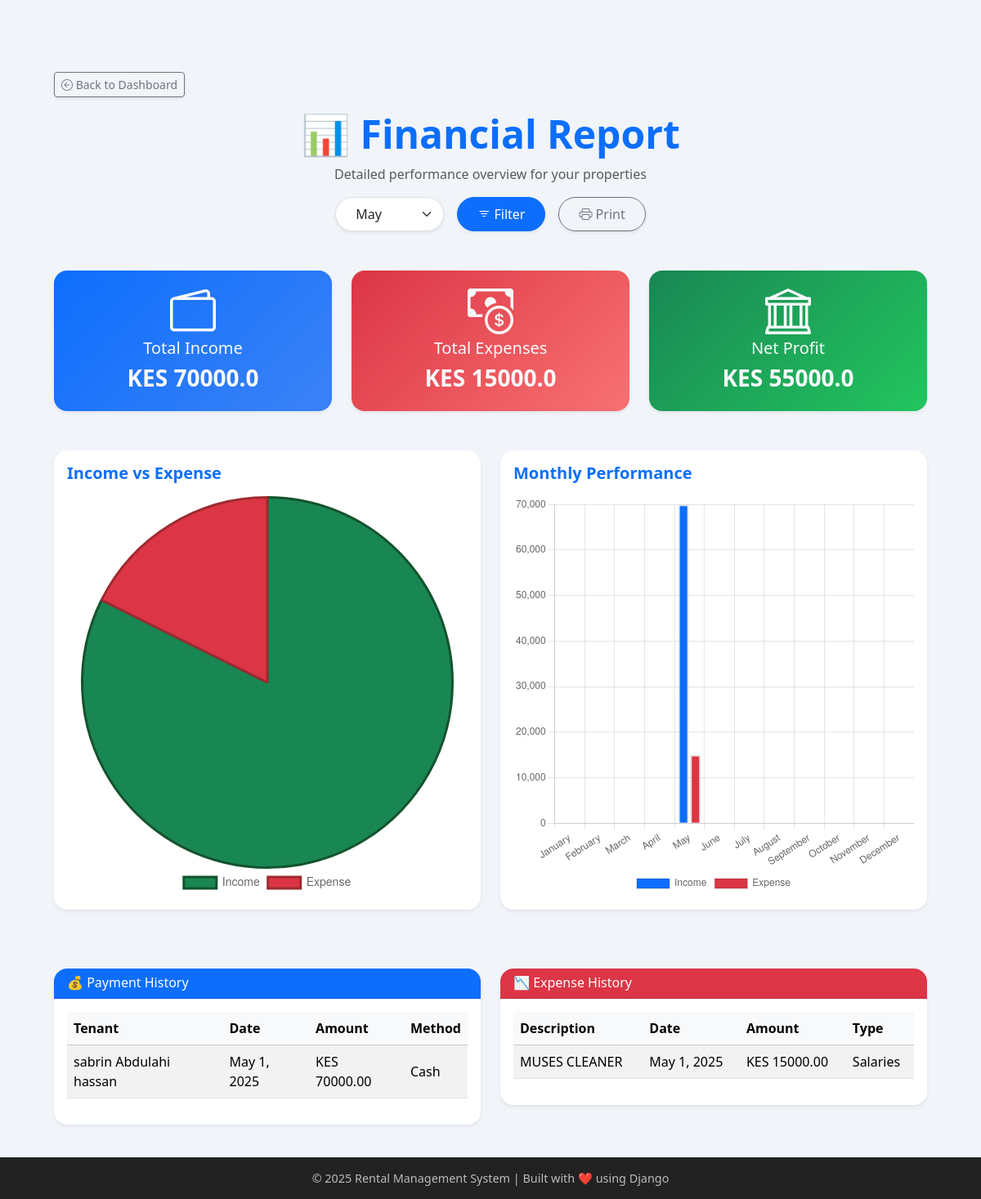
/financial-report/ (signed in), run on an earlier commit of the app's database.
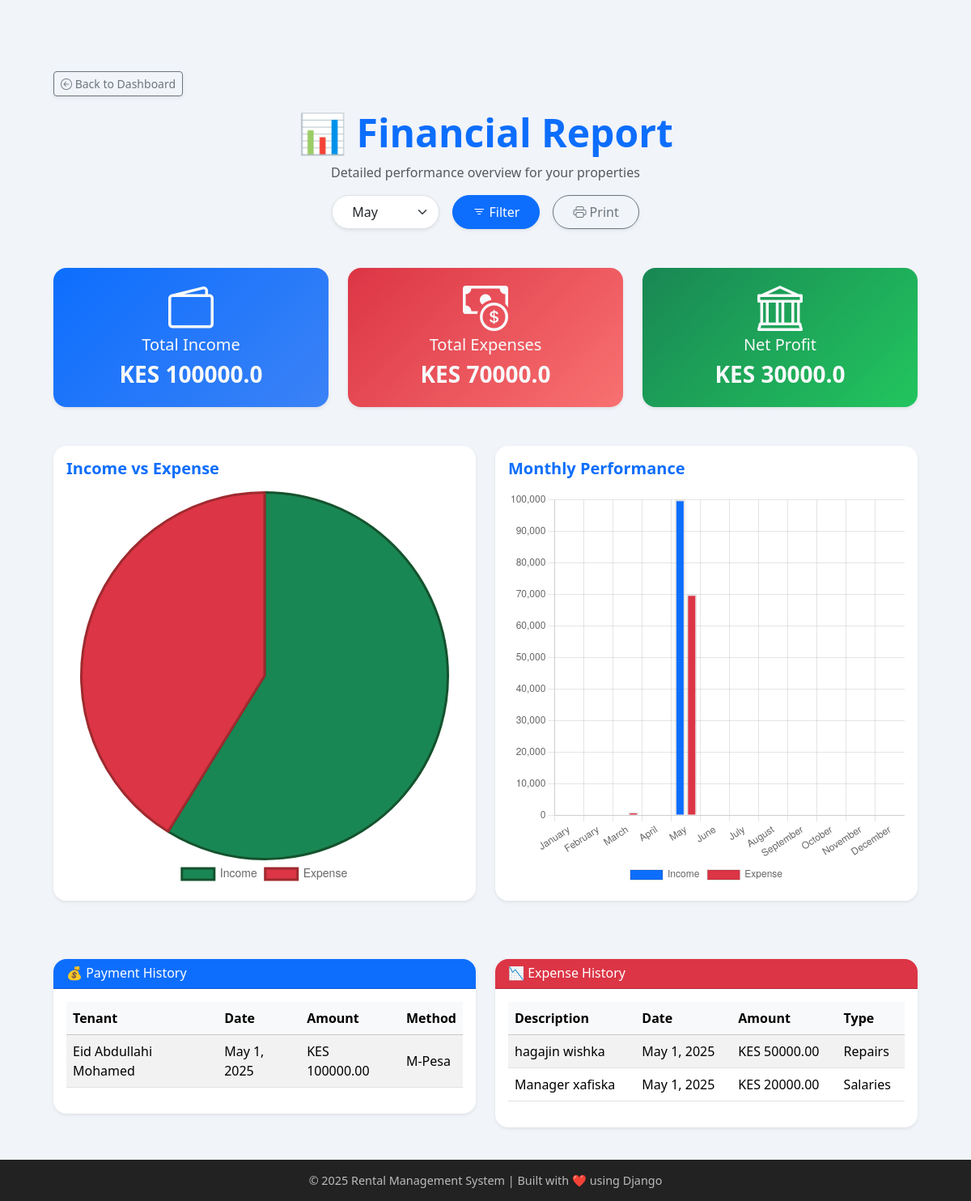
And on a later commit of the database.
### users/models.py (models this page shows, shortened)
class Payment(models.Model):
    user = models.ForeignKey(User, on_delete=models.CASCADE, related_name='payment')
    tenant = models.ForeignKey('Tenant', on_delete=models.CASCADE)
    payment_date = models.DateField(default=timezone.now)
    amount_paid = models.DecimalField(max_digits=10, decimal_places=2)
    receipt = models.FileField(upload_to="receipts/", blank=True, null=True)
    PAYMENT_METHODS = [
        ('M-Pesa', 'M-Pesa'),
        ('Bank', 'Bank Transfer'),
        ('Cash', 'Cash'),
    ]
    payment_method = models.CharField(max_length=10, choices=PAYMENT_METHODS)
    STATUS_CHOICES = [
        ('Paid', 'Paid'),
        ('Pending', 'Pending'),
        ('Overdue', 'Overdue'),
    ]
    status = models.CharField(max_length=10, choices=STATUS_CHOICES, default='Pending')

class Tenant(models.Model):
    user = models.ForeignKey(User, on_delete=models.CASCADE, related_name='tenant')
    name = models.CharField(max_length=255)
    email = models.EmailField(unique=True)
    phone = models.CharField(max_length=20)
    property = models.ForeignKey(Property, related_name='tenants', on_delete=models.CASCADE,blank=True,null=True)
    move_in_date = models.DateField()
    rent_amount = models.DecimalField(max_digits=10, decimal_places=2)
    id_document = models.FileField(upload_to='tenant_documents/', blank=True, null=True)
    unit_number = models.CharField(max_length=50, blank=True, null=True)

class Expense(models.Model):
    user = models.ForeignKey(User, on_delete=models.CASCADE, related_name='expense')
    EXPENSE_TYPES = [
        ('Maintenance', 'Maintenance'),
        ('Salaries', 'Salaries'),
        ('Utilities', 'Utilities'),
        ('Repairs', 'Repairs'),
        ('Other', 'Other'),
    ]
    receipt = models.FileField(upload_to="receipts/", blank=True, null=True)
    expense_type = models.CharField(max_length=50, choices=EXPENSE_TYPES)
    amount = models.DecimalField(max_digits=10, decimal_places=2)
    expense_date = models.DateField(default=timezone.now)
    description = models.TextField(blank=True, null=True)

### users/views.py (the view)
# urls.py: path('financial-report/', views.financial_report, name='financial_report'),
@login_required
@login_required
def financial_report(request):
    month = request.GET.get('month')
    try:
        selected_month = int(month) if month else timezone.now().month
    except ValueError:
        selected_month = timezone.now().month
    year = timezone.now().year
    user = request.user  # Get the logged-in user
    payments = Payment.objects.filter(payment_date__month=selected_month, payment_date__year=year, user=user)
    expenses = Expense.objects.filter(expense_date__month=selected_month, expense_date__year=year, user=user)
    total_income = payments.aggregate(total=Sum('amount_paid'))['total'] or 0
    total_expenses = expenses.aggregate(total=Sum('amount'))['total'] or 0
    net_profit = total_income - total_expenses
    total_income = float(total_income)
    total_expenses = float(total_expenses)
    net_profit = float(net_profit)
    monthly_labels = [calendar.month_name[i] for i in range(1, 13)]
    income_data = [
        float(Payment.objects.filter(payment_date__month=i, payment_date__year=year, user=user).aggregate(Sum('amount_paid'))['amount_paid__sum'] or 0)
        for i in range(1, 13)
    ]
    expense_data = [
        float(Expense.objects.filter(expense_date__month=i, expense_date__year=year, user=user).aggregate(Sum('amount'))['amount__sum'] or 0)
        for i in range(1, 13)
    ]
    month_choices = [(i, calendar.month_name[i]) for i in range(1, 13)]
    context = {
        'selected_month': selected_month,
        'month_choices': month_choices,
        'payments': payments,
        'expenses': expenses,
        'report_summary': {
            'total_income': total_income,
            'total_expenses': total_expenses,
            'net_profit': net_profit,
            'chart_labels': json.dumps(monthly_labels),
            'chart_income': json.dumps(income_data),
            'chart_expense': json.dumps(expense_data),
        }
    }
    return render(request, 'tenant/financial_report.html', context)

### users/templates/tenant/financial_report.html (shortened to what the changed rows need)
{% extends "users/base.html" %}
{% block content %}
<div class="container mt-5 px-3">
    <div class="text-center mb-5">
        <h1 class="fw-bold display-5 text-primary">📊 Financial Report</h1>
    </div>
    <div class="row g-4 mb-5">
        <div class="col-md-4">
            <div class="card shadow-sm border-0 rounded-4" style="background: linear-gradient(135deg, #0d6efd, #3b82f6);">
                <div class="card-body text-center text-light">
                    <i class="bi bi-wallet2 display-4 mb-3"></i>
                    <h5>Total Income</h5>
                    <h3 class="fw-bold">KES {{ report_summary.total_income }}</h3>
                </div>
            </div>
        </div>
        <div class="col-md-4">
            <div class="card shadow-sm border-0 rounded-4" style="background: linear-gradient(135deg, #dc3545, #f87171);">
                <div class="card-body text-center text-light">
                    <i class="bi bi-cash-coin display-4 mb-3"></i>
                    <h5>Total Expenses</h5>
                    <h3 class="fw-bold">KES {{ report_summary.total_expenses }}</h3>
                </div>
            </div>
        </div>
        <div class="col-md-4">
            <div class="card shadow-sm border-0 rounded-4" style="background: linear-gradient(135deg, #198754, #22c55e);">
                <div class="card-body text-center text-light">
                    <i class="bi bi-bank display-4 mb-3"></i>
                    <h5>Net Profit</h5>
                    <h3 class="fw-bold">KES {{ report_summary.net_profit }}</h3>
                </div>
            </div>
        </div>
    </div>
    <div class="row mb-5">
        <div class="col-md-6 mb-4">
            <div class="bg-white p-3 rounded-4 shadow-sm">
                <h5 class="text-primary mb-3 fw-semibold">Income vs Expense</h5>
                <canvas id="pieChart" height="300"></canvas>
            </div>
        </div>
        <div class="col-md-6 mb-4">
            <div class="bg-white p-3 rounded-4 shadow-sm">
                <h5 class="text-primary mb-3 fw-semibold">Monthly Performance</h5>
                <canvas id="barChart" height="300"></canvas>
            </div>
        </div>
    </div>
    <div class="row g-4">
        <div class="col-md-6">
            <div class="card border-0 shadow-sm rounded-4">
                <div class="card-body table-responsive">
                    <table class="table table-striped align-middle">
                        <thead class="table-light">
                            <tr><th>Tenant</th><th>Date</th><th>Amount</th><th>Method</th></tr>
                        </thead>
                        <tbody>
                            {% for p in payments %}
                            <tr>
                                <td>{{ p.tenant.name }}</td>
                                <td>{{ p.payment_date }}</td>
                                <td>KES {{ p.amount_paid }}</td>
                                <td>{{ p.payment_method }}</td>
                            </tr>
                            {% empty %}
                            <tr><td colspan="4" class="text-center text-muted">No payments this month.</td></tr>
                            {% endfor %}
                        </tbody>
                    </table>
                </div>
            </div>
        </div>
        <div class="col-md-6">
            <div class="card border-0 shadow-sm rounded-4">
                <div class="card-body table-responsive">
                    <table class="table table-striped align-middle">
                        <thead class="table-light">
                            <tr><th>Description</th><th>Date</th><th>Amount</th><th>Type</th></tr>
                        </thead>
                        <tbody>
                            {% for e in expenses %}
                            <tr>
                                <td>{{ e.description }}</td>
                                <td>{{ e.expense_date }}</td>
                                <td>KES {{ e.amount }}</td>
                                <td>{{ e.expense_type }}</td>
                            </tr>
                            {% empty %}
                            <tr><td colspan="4" class="text-center text-muted">No expenses this month.</td></tr>
                            {% endfor %}
                        </tbody>
                    </table>
                </div>
            </div>
        </div>
    </div>
</div>
<script>
const pieCtx = document.getElementById('pieChart').getContext('2d');
new Chart(pieCtx, {
    type: 'pie',
    data: {
        labels: ['Income', 'Expense'],
        datasets: [{
            data: [{{ report_summary.total_income }}, {{ report_summary.total_expenses }}],
            backgroundColor: ['#198754', '#dc3545'],
            borderColor: ['#14532d', '#9e2a2f'],
            borderWidth: 3
        }]
    },
    options: {
        responsive: true,
        plugins: {
            legend: {
                position: 'bottom',
                labels: { font: { size: 14 } }
            }
        }
    }
});
const barCtx = document.getElementById('barChart').getContext('2d');
new Chart(barCtx, {
    type: 'bar',
    data: {
        labels: {{ report_summary.chart_labels|safe }},
        datasets: [
            {
                label: 'Income',
                data: {{ report_summary.chart_income|safe }},
                backgroundColor: '#0d6efd',
                borderWidth: 2
            },
            {
                label: 'Expense',
                data: {{ report_summary.chart_expense|safe }},
                backgroundColor: '#dc3545',
                borderWidth: 2
            }
        ]
    },
    options: {
        responsive: true,
        scales: {
            y: {
                beginAtZero: true
            }
        },
        plugins: {
            legend: {
                position: 'bottom'
            }
        }
    }
});
</script>
{% endblock %}

What changed in the data, as far as the page shows it:
removed Payment: tenant.name "sabrin Abdulahi hassan", payment_date "May 1, 2025", amount_paid "70000.00", payment_method "Cash"
removed Expense: description "MUSES CLEANER", expense_date "May 1, 2025", amount "15000.00", expense_type "Salaries"
added Payment: tenant.name "Eid Abdullahi Mohamed", payment_date "May 1, 2025", amount_paid "100000.00", payment_method "M-Pesa"
added Expense: description "hagajin wishka", expense_date "May 1, 2025", amount "50000.00", expense_type "Repairs"
added Expense: description "Manager xafiska", expense_date "May 1, 2025", amount "20000.00", expense_type "Salaries"
Also different on the page:
{{ report_summary.total_income }}: "70000.0" → "100000.0"
{{ report_summary.total_expenses }}: "15000.0" → "70000.0"
{{ report_summary.net_profit }}: "55000.0" → "30000.0"
chart data {{ report_summary.total_income }}: 70000.0 → 100000.0
chart data {{ report_summary.total_expenses }}: 15000.0 → 70000.0
chart data {{ report_summary.chart_income|safe }}: [0.0, 0.0, 0.0, 0.0, 70000.0, 0.0, 0.0, 0.0, 0.0, 0.0, 0.0, 0.0] → [0.0, 0.0, 0.0, 0.0, 100000.0, 0.0, 0.0, 0.0, 0.0, 0.0, 0.0, 0.0]
chart data {{ report_summary.chart_expense|safe }}: [0.0, 0.0, 0.0, 0.0, 15000.0, 0.0, 0.0, 0.0, 0.0, 0.0, 0.0, 0.0] → [0.0, 0.0, 1000.0, 0.0, 70000.0, 0.0, 0.0, 0.0, 0.0, 0.0, 0.0, 0.0]
